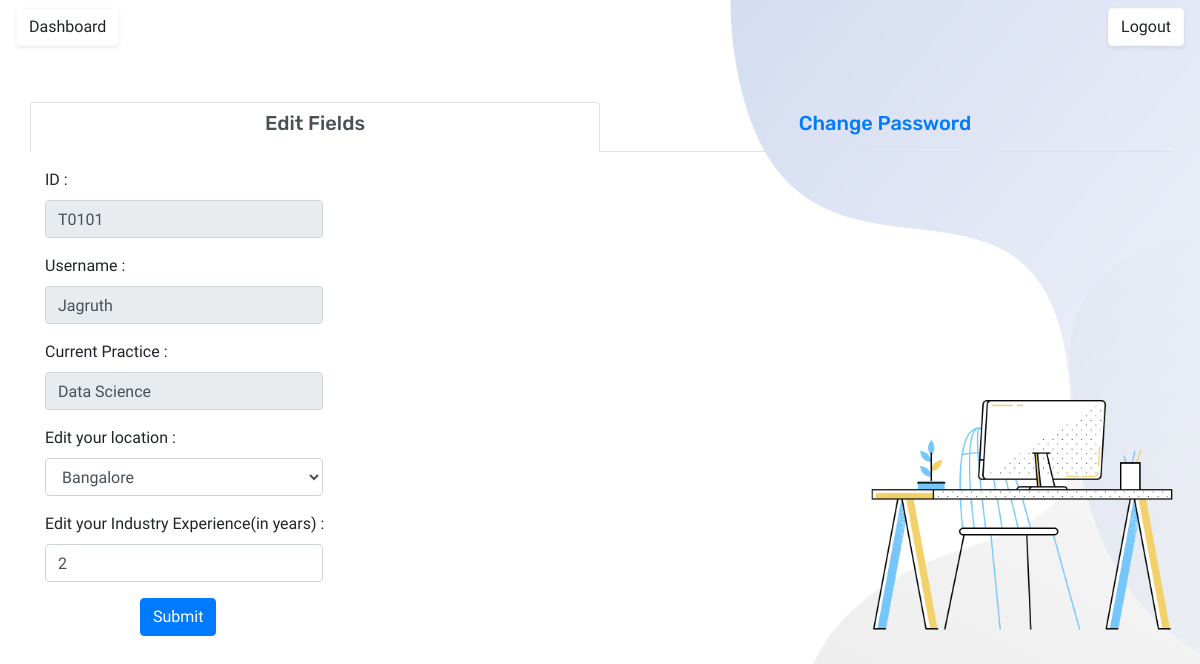
Before: /edit_profile (signed in) with the older database file.
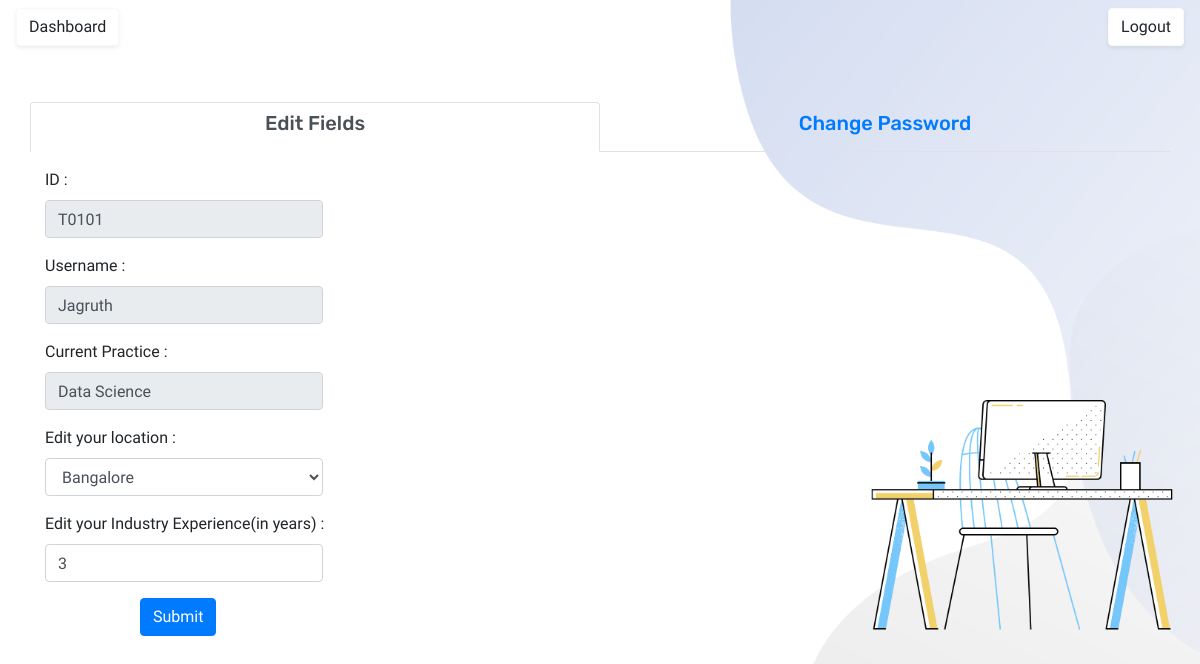
After: the same page with the newer database file.
### app/models.py (models this page shows, shortened)
class Users(UserMixin, db.Model):
    id = db.Column(db.String(24), primary_key=True)
    username = db.Column(db.String(64), index=True, unique=True)
    email = db.Column(db.String(120), index=True, unique=True)
    password_hash = db.Column(db.String(128))
    overall_exp = db.Column(db.Integer, index=True, nullable=True)
    location = db.Column(db.String(24), index=True)
    manager_id = db.Column(db.String(24))
    practice = db.Column(db.String(24), index=True)
    employees = db.relationship('Skills', backref='author', lazy='dynamic')
    admin = db.Column(db.Enum('N', 'Y'), index=True, server_default='N')

### app/routes.py (the view, shortened to what this page needs)
@app.route('/edit_profile', methods=['GET', 'POST'])
def edit_profile():
    user = Users.query.filter_by(id=current_user.id).first()
    loc = LookupTable.query.filter_by(field="location").all()
    return render_template('edit_profile.html', user=user, l=loc)

### app/models.py (called while the page is built)
@login.user_loader
def load_user(id):
    return Users.query.get(id)

### app/templates/edit_profile.html (shortened to what this page needs)
{% extends "base.html" %}
{% block content %}
<section id="tabs">
	<div class="container">
		<div class="row">
			<div class="col-xs-12 ">
				<nav>
					<div class="nav nav-tabs nav-fill" id="nav-tab" role="tablist">
						<a class="nav-item nav-link active" id="nav-home-tab" data-toggle="tab" href="#nav-home" role="tab" aria-controls="nav-home" aria-selected="true" style="width: 570px;"><h5 style="font-family: Rubik">Edit Fields</h5></a>
						<a class="nav-item nav-link" id="nav-profile-tab" data-toggle="tab" href="#nav-profile" role="tab" aria-controls="nav-profile" aria-selected="false" style="width: 570px;"><h5 style="font-family: Rubik">Change Password</h5></a>
					</div>
				</nav>
				<div class="tab-content py-3 px-3 px-sm-0" id="nav-tabContent">
					<div class="tab-pane fade show active" id="nav-home" role="tabpanel" aria-labelledby="nav-home-tab">
                        <div class="container-fluid">
                            <form action="" method="post" id="form">
                                <div class="form-group">
                                    <label for="id">ID : </label>
                                    <input type="text" class="form-control" name="id" id="id" value={{user.id}} style="width: 25%;" disabled>
                                </div>
                                <div class="form-group">
                                    <label for="username">Username : </label>
                                    <input type="text" class="form-control" name="username" id="username" value='{{user.username}}' style="width: 25%;" disabled>
                                </div>
                                <div class="form-group">
                                    <label for="username">Current Practice : </label>
                                    <input type="text" class="form-control" name="practice" id="practice" value='{{user.practice}}' style="width: 25%;" disabled>
                                </div>
                                <div class="form-group">
                                    <label for="username">Edit your location : </label>
                                        <select class='form-control' id="location" name="location" style="width: 25%">
                                                        <option value={{user.location}} selected>{{user.location}}</option>
                                        </select>
                                </div>
                                <div class="form-group">
                                    <label for="username">Edit your Industry Experience(in years) : </label>
                                    <input type="text" class="form-control" name="exp" id="exp" value={{user.overall_exp}} style="width: 25%;">
                                </div>
                            </form>
                            <button style="margin-left: 95px;" type="submit" class="btn btn-primary"   data-toggle="modal" data-target="#exampleModalTech" name="flag" >Submit</button>
                        </div>
					</div>
				</div>
			</div>
		</div>
	</div>
</section>
{% endblock %}

Changed rows visible on the page:
changed Users "Jagruth": exp "2" → "3"
